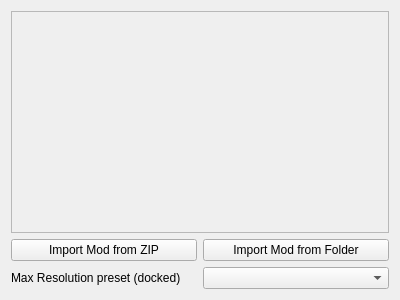
<?xml version="1.0" encoding="UTF-8"?>
<ui version="4.0">
 <class>ConfigurePerGameAddons</class>
 <widget class="QWidget" name="ConfigurePerGameAddons">
  <property name="geometry">
   <rect>
    <x>0</x>
    <y>0</y>
    <width>400</width>
    <height>300</height>
   </rect>
  </property>
  <property name="windowTitle">
   <string>Form</string>
  </property>
  <property name="accessibleDescription">
   <string>Add-Ons</string>
  </property>
  <layout class="QGridLayout" name="gridLayout">
   <item row="2" column="0">
    <widget class="QLabel" name="resolutionLabel">
     <property name="text"><string>Max Resolution preset (docked)</string></property>
     <property name="buddy"><cstring>resolutionPreset</cstring></property>
    </widget>
   </item>
   <item row="2" column="1">
    <widget class="QComboBox" name="resolutionPreset">
     <property name="toolTip"><string>Output dimensions for the Ocarina of Time Max Resolution add-on. Takes effect on the next game launch.</string></property>
    </widget>
   </item>
   <item row="1" column="0">
    <widget class="QPushButton" name="zip">
     <property name="text">
      <string>Import Mod from ZIP</string>
     </property>
    </widget>
   </item>
   <item row="1" column="1">
    <widget class="QPushButton" name="folder">
     <property name="text">
      <string>Import Mod from Folder</string>
     </property>
    </widget>
   </item>
   <item row="0" column="0" colspan="2">
    <widget class="QScrollArea" name="scrollArea">
     <property name="widgetResizable">
      <bool>true</bool>
     </property>
     <widget class="QWidget" name="scrollAreaWidgetContents">
      <property name="geometry">
       <rect>
        <x>0</x>
        <y>0</y>
        <width>380</width>
        <height>249</height>
       </rect>
      </property>
     </widget>
    </widget>
   </item>
  </layout>
 </widget>
 <resources/>
 <connections/>
</ui>
